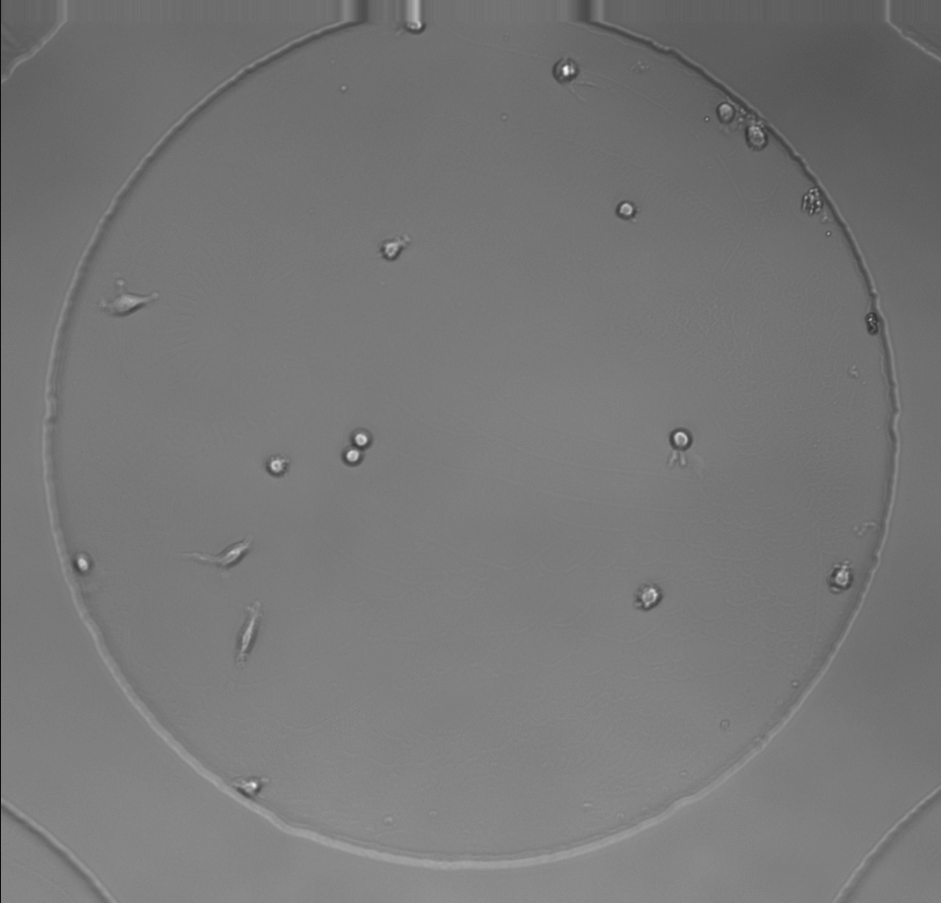
#> input picture hucre.png, 942 x 903 px
$ jupyter execute 224327016_efecan_kuloglu_final.ipynb   (older library calls are emulated)
#> lines starting #> are read from the running program, lines starting #| are printed output that depends on the picture; after the words box and inside, x2 and y2 are one past the last pixel; in counts of white or black regions, pixels touching at a corner belong together
[cell 1]
import cv2
import numpy as np
from matplotlib import pyplot as plt
from skimage.morphology import erosion, dilation, opening, closing, disk
from sklearn.cluster import KMeans

[cell 2]
image = cv2.imread('hucre.png',0)
#> image is the input picture: shape (903, 942); min 14, max 255, mean 119.1

plt.imshow(image, cmap='gray')
plt.title("Original")
plt.axis("off")
plt.show()

[cell 3]
src = cv2.GaussianBlur(image, (5, 5), 1)
dst = cv2.Laplacian(src, cv2.CV_8U, 3, 3, 3)
sharpened = cv2.convertScaleAbs(dst)


plt.imshow(sharpened, cmap='gray')
plt.title("Sharpened")
plt.axis("off")
plt.show()

[cell 4]
ret, binary_image = cv2.threshold(sharpened, 0, 255, cv2.THRESH_BINARY_INV +  cv2.THRESH_OTSU)
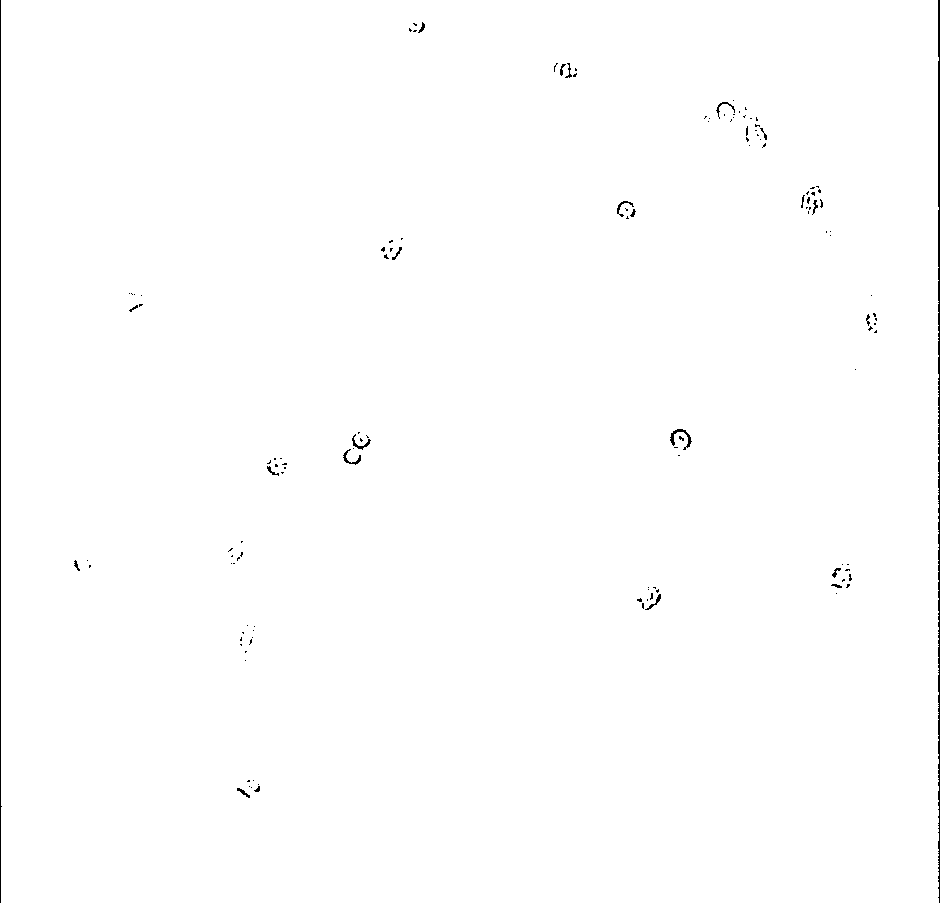
#> binary_image: shape (903, 942); 99.5% white; black in thin lines or dots
#> ret = 84

print("Threshold: ", ret)
#| Threshold:  84.0

plt.imshow(binary_image, cmap='gray')
plt.title("Binary")
plt.axis("off")
plt.show()

[cell 5]
footprint = disk(1)

morph = opening(binary_image, footprint)
#> morph: shape (903, 942); 99.5% white; black in thin lines or dots

plt.imshow(morph, cmap='gray')
plt.title("Morphed - Opening")
plt.axis("off")
plt.show()

[cell 6]
blurred = cv2.GaussianBlur(morph, (5, 5), 3)

plt.imshow(blurred, cmap='gray')
plt.title("Blurred")
plt.axis("off")
plt.show()

[cell 7]
edges = cv2.Canny(blurred,100,200)
#> edges: shape (903, 942); 0.46% white in thin lines or dots

plt.imshow(edges, cmap='gray')
plt.title("Edge Detection")
plt.axis("off")
plt.show()

[cell 8]
# kernel = cv2.getStructuringElement(cv2.MORPH_ELLIPSE, (2, 2))
kernel = np.ones((2,2), np.uint8)

dilated = cv2.dilate(edges, kernel, iterations=6)
#> dilated: shape (903, 942); 2.7% white; 19 white regions

plt.imshow(dilated, cmap='gray')
plt.title("Morphed - Dilation")
plt.axis("off")
plt.show()

[cell 9]
total_labels, labels, stats, centroids = cv2.connectedComponentsWithStats(dilated, connectivity=8, ltype=cv2.CV_32S)
#> labels: shape (903, 942) int32; 20 distinct labels, from 0 to 19
#> total_labels = 20; stats = 20 rows, first 6: [0, 0, 936, 903, 827883], [2, 0, 7, 903, 6321], [936, 0, 6, 903, 5418], [407, 22, 25, 18, 397], [552, 61, 33, 25, 674], [715, 100, 59, 54, 1550]; centroids = 20 rows, first 8: [470, 452.2], [5, 451], [938.5, 451], [419.6, 30.65], [568.1, 72.49], [745, 123.9], [814.9, 202.6], [628.7, 212.4]


labels[labels == 0] = -1
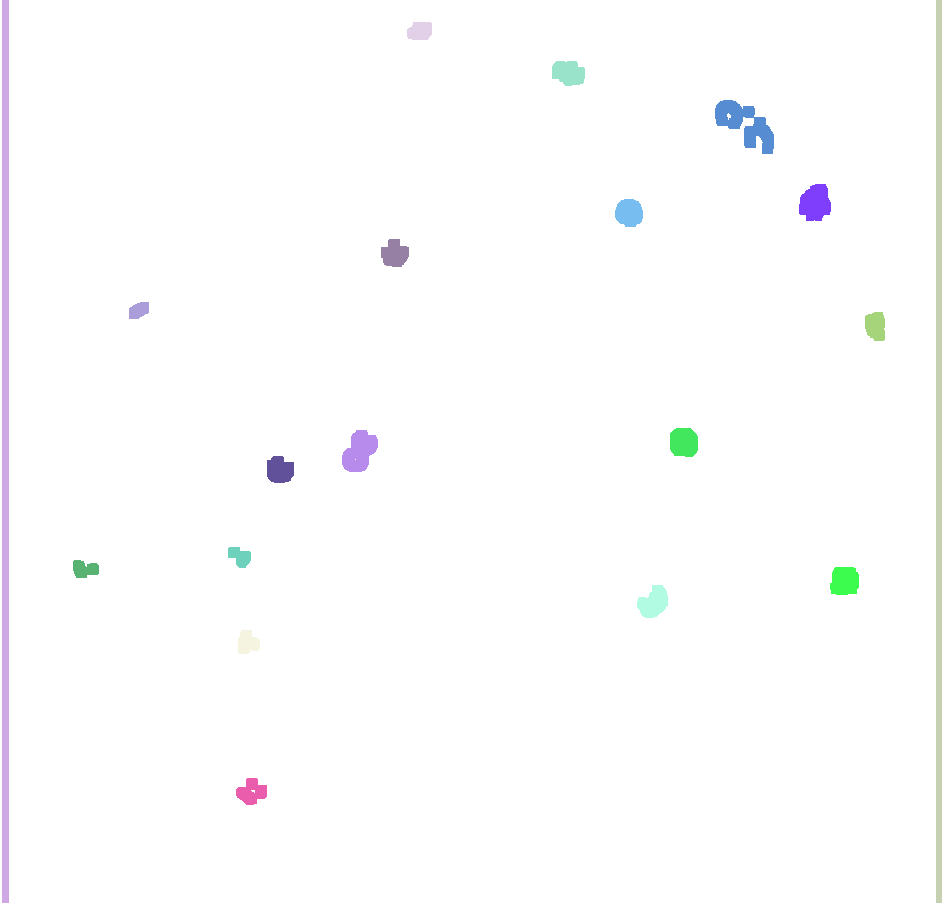
#> labels: shape (903, 942) int32; 20 distinct labels, from -1 to 19; one colour per label, 0 black, -1 white

centroids = centroids[1:]
#> centroids = 19 rows, first 8: [5, 451], [938.5, 451], [419.6, 30.65], [568.1, 72.49], [745, 123.9], [814.9, 202.6], [628.7, 212.4], [394.3, 253.3]
sizes = stats[1:, -1]
#> sizes = 19 values, max 6321 at index 0, min 271 at index 8, mean 1197
total_labels = total_labels - 1
#> total_labels = 19

plt.imshow(labels, cmap='gist_earth')
plt.title("Labeled")
plt.axis("off")
plt.show()

[cell 10]
n_clusters = total_labels
#> n_clusters = 19

kmeans = KMeans(n_clusters=n_clusters, n_init=10).fit(centroids)

labels_clustered = kmeans.labels_
#> labels_clustered = 19 values, max 18 at index 11, min 0 at index 10, mean 9

for i in range(len(centroids)):
    labels[labels == i] = labels_clustered[i]
#> this loop made 19 passes
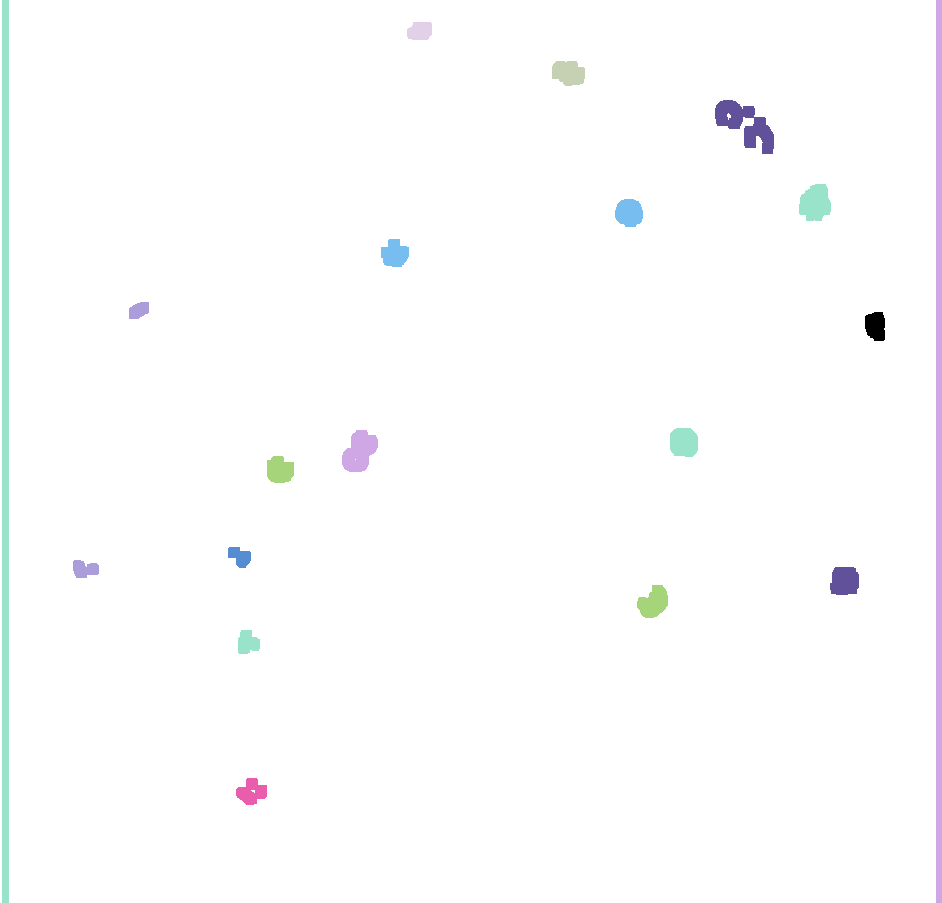
#> labels: shape (903, 942) int32; 12 distinct labels, from -1 to 19; one colour per label, 0 black, -1 white

plt.imshow(labels, cmap='gist_earth')
plt.axis("off")
plt.show()

[cell 11]
fig, ((ax_original, ax_sharpened), (ax_binary, ax_opened), (ax_edge, ax_dilated), (ax_labeled, ax_)) = plt.subplots(4, 2, figsize=(10, 12))

ax_original.imshow(image, cmap=plt.cm.gray)
ax_original.set_title('Original', fontsize=12)
ax_original.axis("off")

ax_sharpened.imshow(sharpened, cmap=plt.cm.gray)
ax_sharpened.set_title('Sharpened', fontsize=12)
ax_sharpened.axis("off")

ax_binary.imshow(binary_image, cmap=plt.cm.gray)
ax_binary.set_title(f'Binary Image', fontsize=12)
ax_binary.axis("off")

ax_opened.imshow(morph, cmap=plt.cm.gray)
ax_opened.set_title("Morphed - Opening", fontsize=12)
ax_opened.axis("off")


ax_edge.imshow(edges, cmap=plt.cm.gray)
ax_edge.set_title("Edge Detection", fontsize=12)
ax_edge.axis("off")


ax_dilated.imshow(dilated, cmap=plt.cm.gray)
ax_dilated.set_title("Morphed - Dilation", fontsize=12)
ax_dilated.axis("off")

ax_labeled.imshow(labels, cmap='gist_earth')
ax_labeled.set_title("Labeled", fontsize=12)
ax_labeled.axis("off")

fig.delaxes(ax_)

plt.tight_layout()
plt.show()

[cell 12]
cx = np.zeros(total_labels)
#> cx = 19 values from 0 to 0
cy = np.zeros(total_labels)
#> cy = 19 values from 0 to 0
area = np.zeros(total_labels)
#> area = 19 values from 0 to 0
perimeter = np.zeros(total_labels, dtype=int)
#> perimeter = 19 values from 0 to 0
aspect_ratio = np.zeros(total_labels)
#> aspect_ratio = 19 values from 0 to 0
equi_diameter = np.zeros(total_labels)


properties = np.zeros((total_labels, 3))

for i in range(0, total_labels):
    img2 = np.zeros((labels.shape), dtype=np.uint8)
    img2[labels == i] = 255

    contours, _ = cv2.findContours(img2, 1, 2)

    if contours:
        cnt = contours[0]
        # Area
        area = cv2.contourArea(cnt)
        properties[i, 0] = area  # Store area

        if len(cnt) >= 5:
            (x, y), (MA, ma), angle = cv2.fitEllipse(cnt)
            properties[i, 1] = angle

        perimeter = cv2.arcLength(cnt, True)
        if perimeter > 0:
            circularity = 4 * np.pi * area / (perimeter ** 2)
            properties[i, 2] = circularity
#> img2: shape (903, 942); every value is 0

[cell 13]
fig, (ax1, ax2, ax3) = plt.subplots(3, 1, figsize=(8, 10))

ax1.bar(range(total_labels), properties[:, 0])
ax1.set_xlabel('Component')
ax1.set_ylabel('Area')
ax1.set_title('Area of Components')

ax2.bar(range(total_labels), properties[:, 1])
ax2.set_xlabel('Component')
ax2.set_ylabel('Orientation')
ax2.set_title('Orientation of Components')

ax3.bar(range(total_labels), properties[:, 2])
ax3.set_xlabel('Component')
ax3.set_ylabel('Circularity')
ax3.set_title('Circularity of Components')

plt.tight_layout()

plt.show()
#> figure, not shown here; panel 1: tallest bar 670 high, from x = 12.6 to 13.4; panel 2: tallest bar 170.9 high, from x = -0.4 to 0.4; panel 3: tallest bar 0.794 high, from x = 12.6 to 13.4

[cell 14]
labels = cv2.convertScaleAbs(labels)
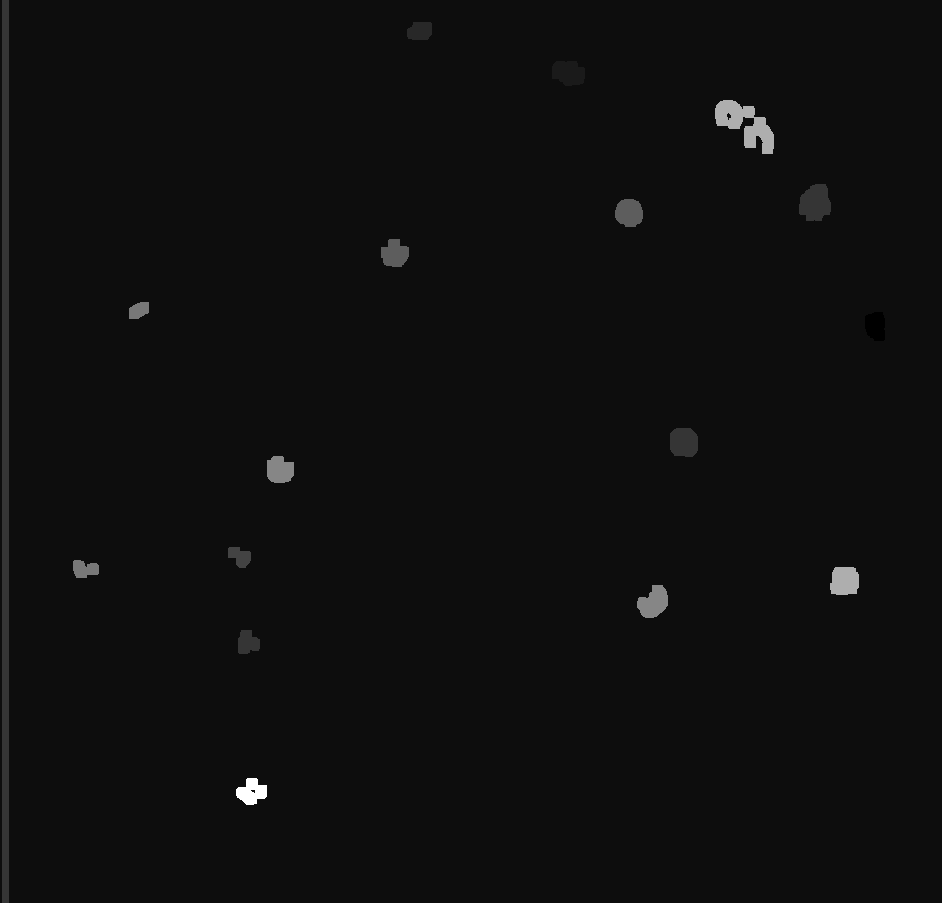
#> labels: shape (903, 942); min 0, max 19, mean 1.1; drawn with min black and max white
edges_new = cv2.Canny(labels, 100, 200)
contours, _ = cv2.findContours(edges, cv2.RETR_EXTERNAL, cv2.CHAIN_APPROX_NONE)
#> contours = 56 contours, 35 with area under 20; largest, box (x1, y1, x2, y2) and area: (670, 428, 692, 451) 212, (637, 585, 662, 612) 185, (351, 430, 372, 450) 178, (615, 199, 637, 221) 162, (342, 448, 363, 466) 149

ratios = []
compactness_values = []

for i, cnt in enumerate(contours):
    area = cv2.contourArea(cnt)
    perimeter = cv2.arcLength(cnt, True)
    if perimeter > 0 and area > 0:
        area_perimeter_ratio = area / perimeter
        compactness = (4 * np.pi * area) / (perimeter ** 2)
    else:
        area_perimeter_ratio = 0
        compactness = 0

    ratios.append(area_perimeter_ratio)
    compactness_values.append(compactness)
#> this loop made 56 passes
#> (cnt, area, perimeter, area_perimeter_ratio, compactness) on passes 2, 43: ([[260, 785]], 0, 0, 0, 0), ([[764, 134]], 0, 0, 0, 0)
#> (area, perimeter, area_perimeter_ratio, compactness) on passes 1, 3, 4, 5, 6, 7: (16, 71.74, 0.223, 0.0391), (5, 32.14, 0.156, 0.0608), (23.5, 18.24, 1.29, 0.887), (23, 20.49, 1.12, 0.689), (51, 59.8, 0.853, 0.179), (5.5, 42.87, 0.128, 0.0376)
#> after the loop, compactness_values = 56 values, max 0.887 at index 3, min 0 at index 1, mean 0.3; ratios = 56 values, max 1.89 at index 24, min 0 at index 1, mean 0.695

[cell 15]
plt.figure(figsize=(10, 5))

plt.subplot(1, 2, 1)
plt.plot(ratios, marker='o')
plt.title('Area-Perimeter Ratio')
plt.xlabel('Contour Index')
plt.ylabel('Ratio')

plt.subplot(1, 2, 2)
plt.plot(compactness_values, marker='o', color='orange')
plt.title('Compactness')
plt.xlabel('Contour Index')
plt.ylabel('Compactness')

plt.tight_layout()
plt.show()
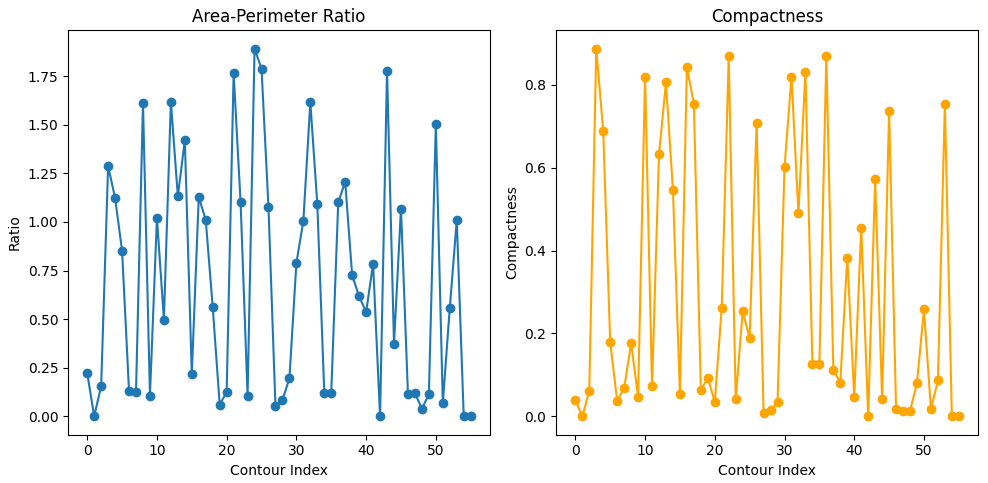
#> figure drawn by matplotlib, 2 panels; panel 1: curve peaks at x = 24, y = 1.89; panel 2: curve peaks at x = 3, y = 0.887
